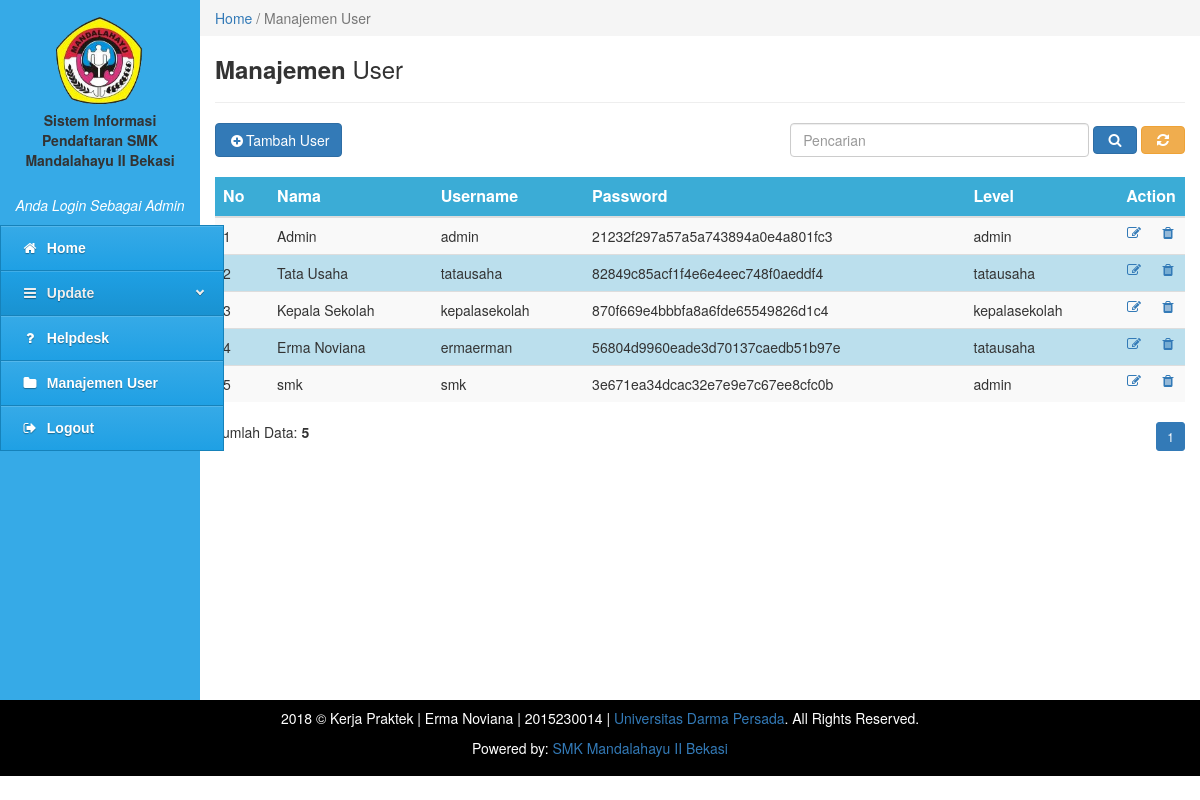
The app's page /admin/admin.php?content=manajemen-user (signed in) with its own data.
### tables this page shows
CREATE TABLE `tbl_user` (
  `id_user` int(10) NOT NULL,
  `nama` varchar(50) NOT NULL,
  `username` varchar(30) NOT NULL,
  `password` varchar(50) NOT NULL,
  `level` varchar(20) NOT NULL
);

### admin/manajemen-user.php (the view, shortened to what this page needs)
<div class="col-md-10" style="padding:0px">
  <ol class="breadcrumb" style="margin:0;border-radius:0;">
    <li class="active"><a href="admin.php?content=home-admin">Home</a> / Manajemen User</li>
  </ol>
</div>
<div class="col-md-10" style="min-height:500px">
  <h3><b>Manajemen</b> User</h3>
  <hr>
   <form class="form-inline" action="" method="POST">
    <div class="form-group" style="float: right;">
      <input size="34px" type="text" name="pencarian" class="form-control" placeholder="Pencarian">
      <button type="submit" class="btn btn-primary"><i class="fa fa-search fa-fw"></i></button>
      <a href="admin.php?content=manajemen-user"><button type="button" class="btn btn-warning"><i class="fa fa-refresh fa-fw"></i></button></a>
    </div>
  </form>
    <button type="button" class="btn btn-primary" data-toggle="modal" data-target="#myModal"><i class="fa fa-plus-circle fa-fw"></i>Tambah User</button>
    <br><br>
    <form class="form-horizontal" method="POST">
      <table class="table table-striped">
        <thead>
          <tr>
            <th>No</th>
            <th>Nama</th>
            <th>Username</th>
            <th>Password</th>
            <th>Level</th>
            <th colspan="2"><center>Action</center></th>
          </tr>
        </thead>
        <tbody>
          <?php
            include '../config/koneksi.php';
                       $batas  = 8;
                       $hal    = @$_GET['hal'];
                       if (empty($hal)) {
                         $posisi = 0;
                         $hal    = 1;
                       } else {
                         $posisi = ($hal - 1) * $batas;
                       }
                       if($_SERVER['REQUEST_METHOD'] == "POST") {
                         $pencarian = trim(mysqli_real_escape_string($konek, $_POST['pencarian']));
                         if ($pencarian != '') {
                           $sql = "SELECT id_user, nama, username, password, level FROM tbl_user WHERE nama LIKE '%$pencarian%' OR username LIKE '%$pencarian%'";
                           $query = $sql;
                           $queryJml = $sql;
                         } else {
                           $query = "SELECT id_user, nama, username, password, level FROM tbl_user LIMIT $posisi, $batas ";
                           $queryJml = "SELECT id_user, nama, username, password, level FROM tbl_user";
                           $no = $posisi + 1;
                         }
                       } else {
                         $query = "SELECT id_user, nama, username, password, level FROM tbl_user LIMIT $posisi, $batas ";
                         $queryJml = "SELECT id_user, nama, username, password, level FROM tbl_user";
                       }
            $querydata = mysqli_query($konek, $query)or die(mysqli_error());
                    if(mysqli_num_rows($querydata) == 0){
                      echo '<tr><td colspan="4" align="center">Tidak ada data!</td></tr>';
                    }
                      else
                    {
                      $no = 1;
                      while($data = mysqli_fetch_array($querydata)){
                        echo '<tr>';
                        echo '<td>'.$no.'</td>';
                        echo '<td>'.$data['nama'].'</td>';
                        echo '<td>'.$data['username'].'</td>';
                        echo '<td>'.$data['password'].'</td>';
                        echo '<td>'.$data['level'].'</td>';
                        echo '<td  width="20"><a data-toggle="tooltip" data-placement="left" title="Edit" href=admin.php?content=edit-user&&id_user='.$data['id_user'].'><i class="fa fa-edit fa-fw"></i></a></td>';
                        echo '<td  width="20"><a data-toggle="tooltip" data-placement="left" title="Delete" href=../config/delete-user.php?id_user='.$data['id_user'].'><i class="fa fa-trash fa-fw"></i></a></td>';
                        echo '</tr>';
                        $no++;
                      }
                    }
                ?>
        </tbody>
      </table>
    </form>
    <?php
     if($_SERVER['REQUEST_METHOD'] == "POST") {
            $pencarian = trim(mysqli_real_escape_string($konek, $_POST['pencarian']));
        echo "<div style=\"float:left;\">";
        $jml = mysqli_num_rows(mysqli_query($konek, $queryJml));
        echo "Data Hasil Pencarian: <b>$jml</b>";
        echo "</div>";
      } else { ?>
        <div style="float:left;">
          <?php
          $jml = mysqli_num_rows(mysqli_query($konek, $queryJml));
          echo "Jumlah Data: <b>$jml</b>";
          ?>
        </div>
        <div style="float:right;">
          <ul class="pagination pagination-sm" style="margin: 0">
            <?php
            $jml_hal = ceil($jml / $batas);
            for ($i=1; $i <= $jml_hal; $i++) {
              if ($i != $hal) {
                echo "<li><a href=\"admin.php?content=manajemen-user&&hal=$i\">$i</a></li>";
              } else {
                echo "<li class=\"active\"><a>$i</a></li>";
              }
            }
          }
            ?>
          </ul>
        </div>
  </div>

### admin/manajemen-user.php (style rules this page uses)
table { border-collapse: collapse; width: 100%; }
th, td { text-align: left; padding: 8px; }
tr:nth-child(even) { background-color: #bbdfed; }
th { background-color: #3bacd6; color: white; }
td { font-size: 14px; }

### records on screen
tbl_user: nama "Admin", username "admin", password "21232f297a57a5a743894a0e4a801fc3", level "admin"
tbl_user: nama "Tata Usaha", username "tatausaha", password "82849c85acf1f4e6e4eec748f0aeddf4", level "tatausaha"
tbl_user: nama "Kepala Sekolah", username "kepalasekolah", password "870f669e4bbbfa8a6fde65549826d1c4", level "kepalasekolah"
tbl_user: nama "Erma Noviana", username "ermaerman", password "56804d9960eade3d70137caedb51b97e", level "tatausaha"
tbl_user: nama "smk", username "smk", password "3e671ea34dcac32e7e9e7c67ee8cfc0b", level "admin"

### other values on screen
$jml "5"
